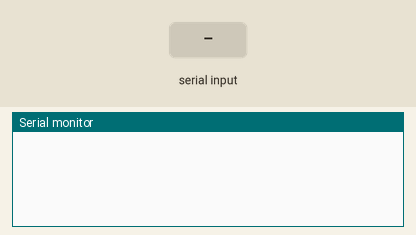
Bench run of a sketch on a simulated Arduino Uno, built with avr-gcc and run on an emulated ATmega328P. On the bench: the last lines printed to the serial monitor. Inputs (shaded band) come from the test bench.

Above: at 1.2 s.
1.3 s: "1\n" received over the second serial link
At 2.1 s:
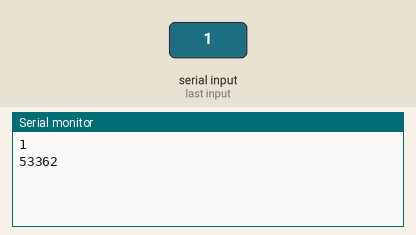
2.8 s: "0\n" received over the second serial link
At 3.2 s:
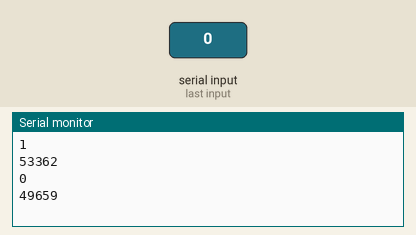
4.3 s: "2\n" received over the second serial link
At 5.6 s:
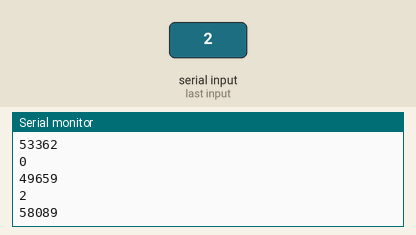
Timing chart, 0 to 7.3 s (numbered marks = the images above; inputs shaded):
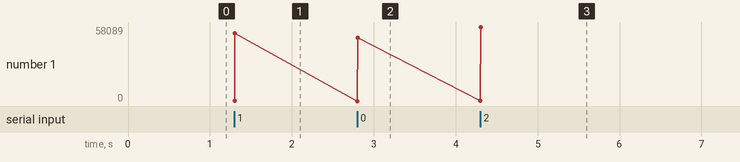

Measured:
- after the input at 1.3 s, the serial monitor: prints a new line at once (image 1)
- after the input at 2.8 s, the serial monitor: prints a new line at once (image 2)
- after the input at 4.3 s, the serial monitor: prints a new line at once (image 3)
- plotted number 1: 53362 → 49659 after the input at 2.8 s, 49659 → 58089 after the input at 4.3 s

The sketch:

sserial.ino
```cpp
/*
  Echo text back on serial
*/

#include <SoftwareSerial.h>

SoftwareSerial mySerial(12, 14); // RX, TX
String inputString = "";         // a String to hold incoming data
boolean stringComplete = false;

uint16_t checksum(String thestring)
{
    uint8_t d, e, f;
    uint16_t c, r, crccalc;
    c = 0xffff;

    for (unsigned int i = 0; i < thestring.length(); i++)
    {
        d = thestring[i];
        e = c ^ d;
        f = e ^ (e << 4);
        r = (c >> 8) ^ (f << 8) ^ (f << 3) ^ (f >> 4);
        c = r;
    }
    c ^= 0xffff;
    crccalc = c;
    return crccalc;
}
void setup()
{
  // Open serial communications and wait for port to open:
  Serial.begin(9600);
  while (!Serial) {
    ; // wait for serial port to connect. Needed for Native USB only
  }

  // set the data rate for the SoftwareSerial port
  mySerial.begin(9600);
}

void loop() // run over and over
{

  while (mySerial.available()) {
    char inChar = (char)mySerial.read();
    if (inChar == '\n') {
      // if the incoming character is a newline, set a flag
      stringComplete = true;
    } else{
      // add it to the inputString:
      inputString += inChar;
    }


    if (stringComplete) {
      Serial.println(inputString);   // executes incoming message, send answer
      mySerial.write(inputString.c_str());
      Serial.println(checksum(inputString.c_str()));
      inputString = "";  // clear the string:
      stringComplete = false;
    }
  }
}
```
